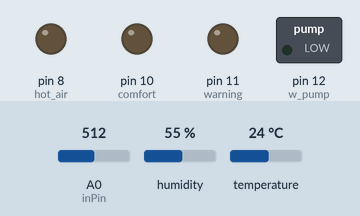
The sketch below on a simulated Arduino Uno, built with avr-gcc and run on an emulated ATmega328P. Parts: switched loads named in the sketch (green lamp = pin HIGH), output pins drawn as LEDs (lit = HIGH). Inputs (shaded band) come from the test bench; at power-on: temperature 24 °C, A0 (inPin) = 512, humidity 55 %.

Above: at 1.2 s.
1.3 s: temperature set to 20.6 °C
3.2 s: temperature set to 19.4 °C
At 5.0 s:
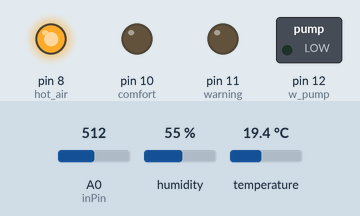
8.5 s: A0 (inPin) set to 692
11.5 s: A0 (inPin) set to 718
At 13.4 s:
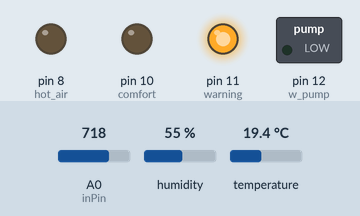
17.5 s: A0 (inPin) set to 306
At 21.8 s:
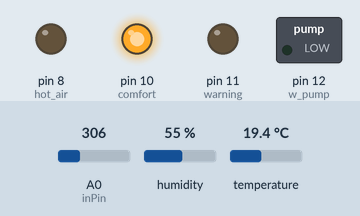
23.5 s: A0 (inPin) set to 393
26.5 s: A0 (inPin) set to 415
At 30.2 s:
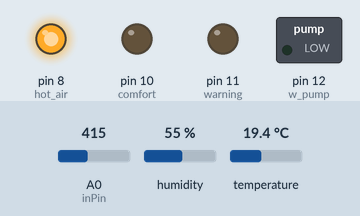
Timing chart, 0 to 31.5 s (numbered marks = the images above; inputs shaded):
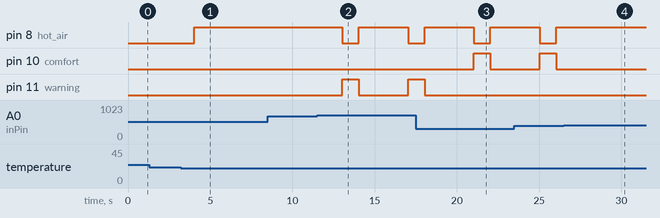

The sketch:

automatic_growbox.ino
```cpp
// Automatic GrowBox by dzNET


#include "DHT.h"
#define DHTPIN 0
#define DHTTYPE DHT22

unsigned long diff_time;

const int H_MIN  = 700;
const int H_WARN = 400;
const int air_time = 3000;
const int water_time = 6000;
const long interval = 14400000;

int w_pump = 12;
int warning = 11;
int comfort = 10;
int dhtErr = 9;
int hot_air = 8;
int cold_air = 7;
int inPin = A0;
int num = 0;

DHT dht(DHTPIN, DHTTYPE);

void setup() {
  pinMode(w_pump, OUTPUT);
  pinMode(warning, OUTPUT);
  pinMode(comfort, OUTPUT);
  pinMode(dhtErr, OUTPUT);
  pinMode(hot_air, OUTPUT);
  pinMode(cold_air, OUTPUT);
  pinMode(inPin, INPUT);
  dht.begin();
}

void loop() {
  airPump();
  waterPump();
}

void waterPump() {
  num = analogRead(inPin);

  if(num >= H_WARN) {;
    if(millis() - diff_time > interval) {
      diff_time = millis();
      digitalWrite(w_pump, HIGH);
      delay(3000);
      digitalWrite(w_pump, LOW);
    }
  }else {
    digitalWrite(comfort, HIGH);
    delay(1000);
    digitalWrite(comfort, LOW);
  }
  if(num >= H_MIN) {
    digitalWrite(warning, HIGH);
    delay(1000);
    digitalWrite(warning, LOW);
  }
}

void airPump() {
  float h   = dht.readHumidity();
  float t   = dht.readTemperature();
  float hic = dht.computeHeatIndex(t, h, false);

  if (isnan(h) || isnan(t)) {
    digitalWrite(dhtErr, HIGH);
    delay(1000);
    digitalWrite(dhtErr, LOW);
    return;
  }
  if (t < 20.00){
    digitalWrite(hot_air, HIGH);
    delay(3000);
    digitalWrite(hot_air, LOW);
  }
  if (t > 24.00) {
    digitalWrite(cold_air, HIGH);
    delay(3000);
    digitalWrite(cold_air, LOW);
  }
}
```

Measured:
- the behaviour switches between 20 and 19.9 °C on temperature (found by bisection; images 0 and 1)
- the behaviour switches between 699 and 700 on A0 (inPin) (found by bisection; images 1 and 2)
- the behaviour switches between 399 and 400 on A0 (inPin) (found by bisection; images 3 and 4)
- after the input at 1.3 s, every drawn part: stays the same
- after the input at 3.2 s, pin 8 (hot_air): LOW → HIGH after 0.82 s
- after the input at 11.5 s, pin 8 (hot_air): HIGH → LOW after 1.5 s, → HIGH 1.0 s later, → LOW 3.0 s later; pin 11 (warning): LOW → HIGH after 1.5 s, → LOW 1.0 s later, → HIGH 3.0 s later
- after the input at 17.5 s, pin 10 (comfort): LOW → HIGH after 3.5 s, → LOW 1.0 s later; pin 11 (warning): goes on until 18.0 s, then stays LOW
- after the input at 26.5 s, pin 8 (hot_air): stays HIGH (without the input it goes to LOW after 2.5 s); pin 10 (comfort): stays LOW (without the input it goes to HIGH after 2.5 s)
